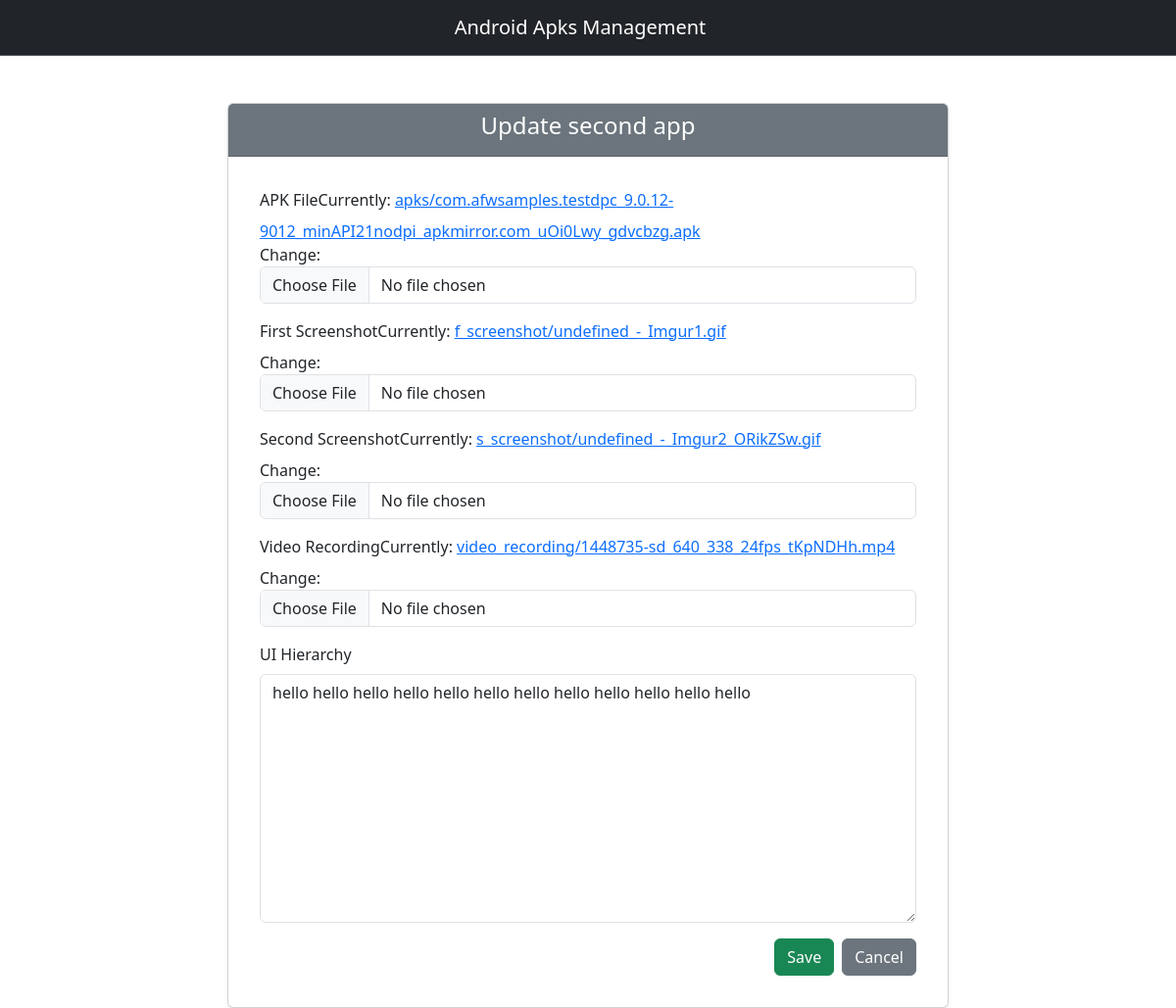
The page /app/update/2/ on the database its author committed.
### management/models.py (models this page shows, shortened)
class App(models.Model):
    name = models.CharField(max_length=150, verbose_name=_("Name"))
    uploaded_by = models.ForeignKey(User, on_delete=models.CASCADE, related_name='app_uploaded_by', verbose_name=_("Uploaded by"))
    apk_file = models.FileField(upload_to='apks/', verbose_name=_("APK File"))
    first_screen_shot = models.ImageField(upload_to='f_screenshot/', verbose_name=_("First Screenshot"))
    second_screen_shot = models.ImageField(upload_to='s_screenshot/', verbose_name=_("Second Screenshot"))
    video_recording = models.FileField(upload_to='video_recording/', verbose_name=_("Video Recording"))
    ui_hierarchy = models.TextField(blank=True, null=True, verbose_name=_("UI Hierarchy"))
    screen_changed = models.BooleanField(default=False, verbose_name=_("Screen Changed"))
    created_at = models.DateTimeField(auto_now_add=True, verbose_name=_("Created At"))
    updated_at = models.DateTimeField(auto_now=True, verbose_name=_("Updated At"))

### management/views.py (the view)
# urls.py: path('update/<int:pk>/',AppUpdate.as_view(),name='app-update'),
class AppUpdate(UpdateView):
    model = App
    template_name = 'app/app_update.html'
    form_class = AppForm
    success_url = '/'

### management/forms.py
class AppForm(forms.ModelForm):
    class Meta:
        model = App
        fields = ['name_en', 'name_fr', 'apk_file', 'first_screen_shot', 'second_screen_shot', 'video_recording', 'ui_hierarchy']

### management/templates/app/app_update.html (shortened to what this page needs)
{% extends "base.html" %}
{% load django_bootstrap5 %}
{% block content %}
<div class="container mt-5">
  <div class="row justify-content-center">
    <div class="col-md-8">
      <div class="card shadow-sm">
        <div class="card-header bg-secondary text-white text-center">
          <h4>Update {{ object.name }}</h4>
        </div>
        <div class="card-body">
          <form method="post" enctype="multipart/form-data" class="p-3">
             {% bootstrap_form form layout='horizontal' %}
             <div class="d-flex justify-content-end mt-3">
              {% bootstrap_button button_type="submit" content="Save" button_class="btn-success me-2" %}
              {% bootstrap_button button_type="reset" content="Cancel" button_class="btn-secondary" %}
            </div>
          </form>
        </div>
      </div>
    </div>
  </div>
</div>
{% endblock content %}

### rows shown on the page
App: name "second app", ui_hierarchy "hello hello hello hello hello hello hello hello hello hello hello hello"
